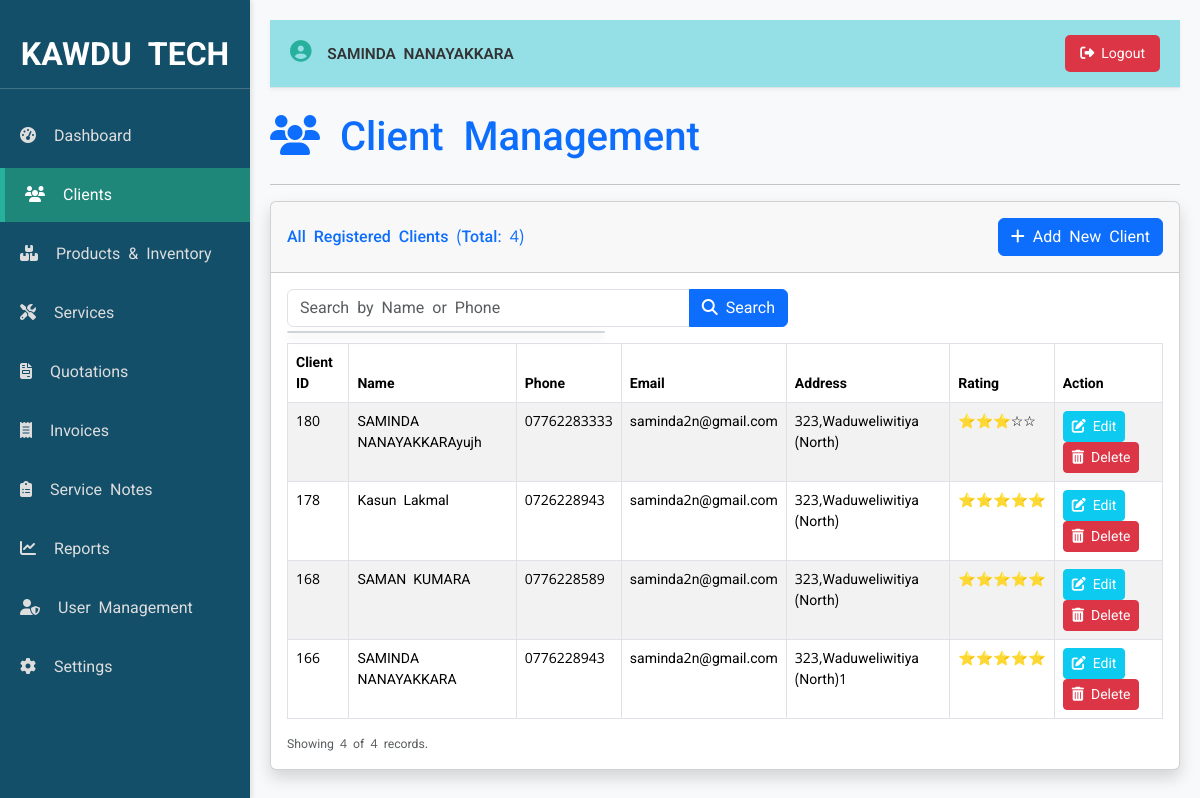
The app's page /clients.php (signed in), older data.
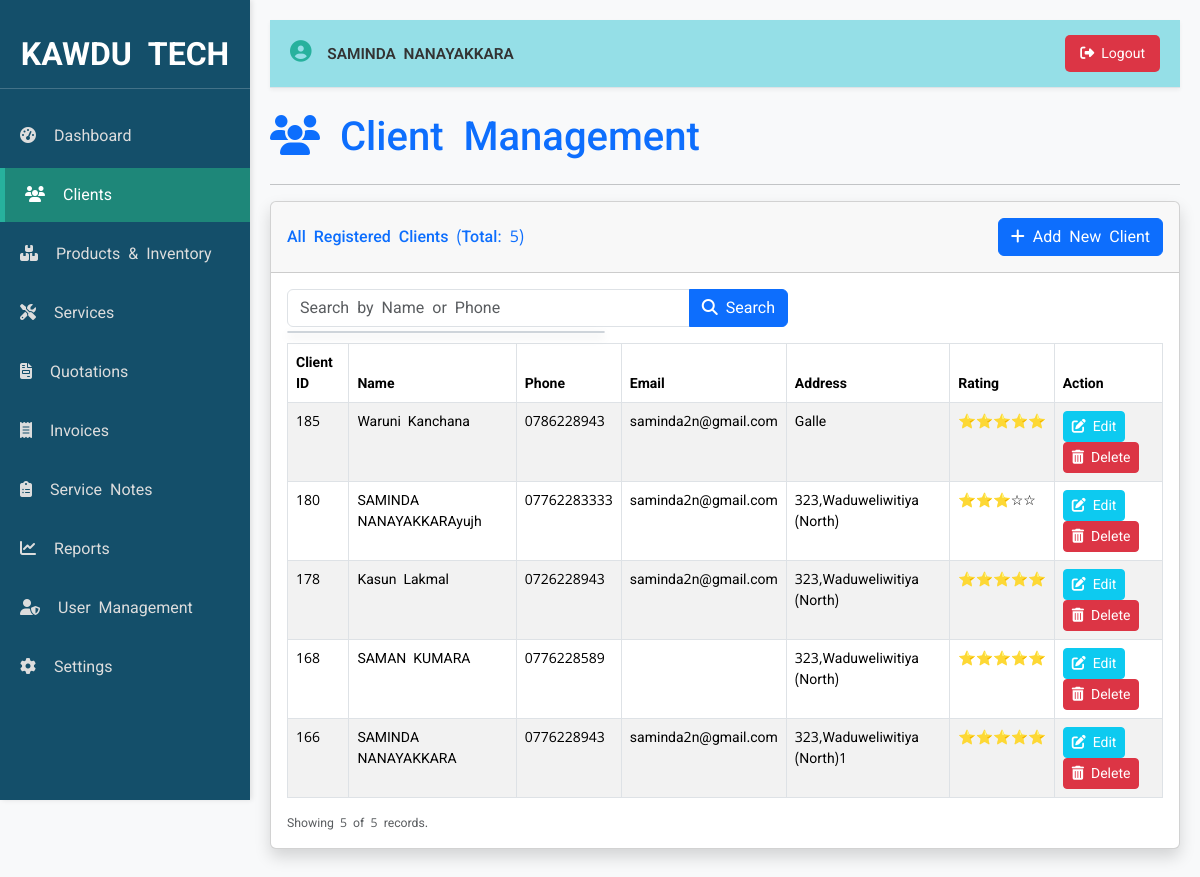
The same page, newer data.
### tables this page shows
CREATE TABLE `clients` (
  `client_id` int(11) NOT NULL,
  `client_name` varchar(255) NOT NULL,
  `address` text DEFAULT NULL,
  `phone` varchar(20) DEFAULT NULL,
  `email` varchar(100) DEFAULT NULL,
  `whatsapp` varchar(15) DEFAULT NULL,
  `rating` int(1) NOT NULL DEFAULT 5
);

### clients.php (the view, shortened to what this page needs)
<?php
$page_title = 'Clients';
require_once 'header.php';
require_once 'db_connect.php';
$conn = new mysqli($servername, $username, $password, $dbname);
$limit = 10;
$page = isset($_GET['page']) ? (int)$_GET['page'] : 1;
$start = ($page - 1) * $limit;
$search_query = isset($_GET['search']) ? $conn->real_escape_string($_GET['search']) : '';
$client_data = [];
$search_condition = '';
$total_result = $conn->query("SELECT COUNT(client_id) AS count FROM clients" . $search_condition);
$total_records = $total_result->fetch_assoc()['count'];
$sql = "SELECT client_id, client_name, phone, email, address, whatsapp, rating FROM clients" . $search_condition . " ORDER BY client_id DESC LIMIT {$start}, {$limit}";
$result = $conn->query($sql);
if ($result->num_rows > 0) {
    while($row = $result->fetch_assoc()) {
        $client_data[] = $row;
    }
}
?>
    <h1 class="mb-4 text-primary"><i class="fas fa-users"></i> Client Management</h1>
    <hr>
    <div class="card shadow mb-4">
        <div class="card-header py-3 d-flex justify-content-between align-items-center">
            <h6 class="m-0 font-weight-bold text-primary">All Registered Clients (Total: <?php echo $total_records; ?>)</h6>
            <button class="btn btn-primary" data-bs-toggle="modal" data-bs-target="#addClientModal" onclick="prepareAddModal()">
                <i class="fas fa-plus"></i> Add New Client
            </button>
        </div>
        <div class="card-body">
            <div class="row mb-3">
                <div class="col-md-7">
                    <form action="clients.php" method="GET" class="input-group">
                        <input type="text"
                               class="form-control"
                               placeholder="Search by Name or Phone"
                               name="search"
                               id="clientSearchInput"
                               value="<?php echo htmlspecialchars($search_query); ?>"
                               autocomplete="off">
                        <button class="btn btn-primary" type="submit"><i class="fas fa-search"></i> Search</button>
                    </form>
                    <div id="clientSuggestions" class="list-group position-absolute mt-1" style="z-index: 1000; width: 35%;">
                    </div>
                </div>
            </div>
            <div class="table-responsive">
                <table class="table table-bordered table-striped table-hover" id="clientsTable" width="100%" cellspacing="0">
                    <thead>
                        <tr>
                            <th>Client ID</th>
                            <th>Name</th>
                            <th>Phone</th>
                            <th>Email</th>
                            <th>Address</th>
                            <th>Rating</th>
                            <th>Action</th>
                        </tr>
                    </thead>
                    <tbody>
                        <?php if (!empty($client_data)): ?>
                            <?php foreach ($client_data as $client):
                                $js_edit_call = "loadClientForEdit({$client['client_id']})";
                                $show_delete_button = (isset($_SESSION['user_type']) && $_SESSION['user_type'] === 'Admin');
                            ?>
                            <tr>
                                <td><?php echo htmlspecialchars($client['client_id']); ?></td>
                                <td><?php echo htmlspecialchars($client['client_name']); ?></td>
                                <td><?php echo htmlspecialchars($client['phone']); ?></td>
                                <td><?php echo htmlspecialchars($client['email']); ?></td>
                                <td><?php echo htmlspecialchars($client['address']); ?></td>
                                <td>
                                    <?php
                                        $rating = $client['rating'] ?? 0;
                                        $stars = '';
                                        for ($i = 1; $i <= 5; $i++) {
                                            $stars .= ($i <= $rating) ? '⭐' : '☆';
                                        }
                                        echo $stars;
                                    ?>
                                </td>
                                <td>
                                    <button class="btn btn-sm btn-info text-white" onclick="<?php echo $js_edit_call; ?>">
                                        <i class="fas fa-edit"></i> Edit
                                    </button>
                                    <?php if ($show_delete_button): ?>
                                    <button class="btn btn-sm btn-danger" onclick="confirmAndDelete(<?php echo $client['client_id']; ?>, '<?php echo htmlspecialchars($client['client_name'], ENT_QUOTES, 'UTF-8'); ?>')">
                                        <i class="fas fa-trash-alt"></i> Delete
                                    </button>
                                    <?php endif; ?>
                                </td>
                            </tr>
                            <?php endforeach; ?>
                        <?php else: ?>
                            <tr>
                                <td colspan="7" class="text-center">No clients found <?php echo !empty($search_query) ? "matching '{$search_query}'" : ""; ?>.</td>
                            </tr>
                        <?php endif; ?>
                    </tbody>
                </table>
            </div>
            <div class="d-flex justify-content-between align-items-center">
                <div class="small text-muted">Showing <?php echo min($limit, count($client_data)); ?> of <?php echo $total_records; ?> records.</div>
            </div>
        </div>
    </div>
<?php
require_once 'footer.php';
?>

### header.php (shortened to what this page needs)
<?php
$userName = $_SESSION['name'] ?? 'Guest';
$userType = $_SESSION['user_type'] ?? 'User';
$page_title = isset($page_title) ? $page_title : 'System';
?>
<!DOCTYPE html>
<html lang="en">
<head>
    <link href="https://cdn.jsdelivr.net/npm/bootstrap@5.3.3/dist/css/bootstrap.min.css" rel="stylesheet">
    <link rel="stylesheet" href="https://cdnjs.cloudflare.com/ajax/libs/font-awesome/6.5.2/css/all.min.css">
    <link rel="stylesheet" href="styles.css">
</head>
<body>
<div class="sidebar">
    <div class="sidebar-header">
        KAWDU TECH
    </div>
    <a href="dashboard.php" class="<?php echo ($page_title == 'Dashboard' ? 'active' : ''); ?>">
        <i class="fas fa-tachometer-alt"></i> Dashboard
    </a>
    <a href="clients.php" class="<?php echo ($page_title == 'Clients' ? 'active' : ''); ?>">
        <i class="fas fa-users"></i> Clients
    </a>
    <a href="products.php" class="<?php echo ($page_title == 'Products & Inventory' ? 'active' : ''); ?>">
        <i class="fas fa-boxes"></i> Products & Inventory
    </a>
    <a href="services.php" class="<?php echo ($page_title == 'Service Management' ? 'active' : ''); ?>">
        <i class="fas fa-tools"></i> Services
    </a>
    <a href="quotations.php" class="<?php echo ($page_title == 'Quotations' ? 'active' : ''); ?>">
        <i class="fas fa-file-invoice"></i> Quotations
    </a>
    <a href="invoices.php" class="<?php echo ($page_title == 'Invoices' ? 'active' : ''); ?>">
        <i class="fas fa-receipt"></i> Invoices
    </a>
    <a href="service_note.php" class="<?php echo ($page_title == 'Service Notes' ? 'active' : ''); ?>">
        <i class="fas fa-clipboard-list"></i> Service Notes
    </a>
    <a href="reports.php" class="<?php echo ($page_title == 'Reports' ? 'active' : ''); ?>">
        <i class="fas fa-chart-line"></i> Reports
    </a>
    <?php if ($userType == 'Admin'): ?>
        <a href="users.php" class="<?php echo ($page_title == 'User Management' ? 'active' : ''); ?>">
            <i class="fas fa-user-shield"></i> User Management
        </a>
        <a href="settings.php" class="<?php echo ($page_title == 'Settings' ? 'active' : ''); ?>">
            <i class="fas fa-cog"></i> Settings
        </a>
    <?php endif; ?>
</div>
<div class="main-content">
    <div class="top-navbar mb-4">
        <span class="user-info">
            <i class="fas fa-user-circle"></i>
            <?php echo htmlspecialchars($userName); ?>
        </span>
        <a href="logout.php" class="btn-logout">
            <i class="fas fa-sign-out-alt"></i> Logout
        </a>
    </div>

### footer.php (shortened to what this page needs)
</body>
</html>

### styles.css (style rules this page uses)
:root { --sidebar-bg: #144f6a; --primary-color: #27b19d; --accent-color: #1e8779; --light-grey-bg: #f0f0f0; --secondary-bg: #f8f9fa; --modal-bg: #f0f0f0; --header-bg: #d4edda; --header-text: #155724; --sidebar-width: 250px; --top-nav-bg: #95dfe7; --icon-area-bg: #9dadc1; }
body { background-color: var(--secondary-bg); font-family: 'Noto Sans Sinhala', 'Roboto', sans-serif; font-size: 14px; margin: 0; padding: 0; }
.sidebar { position: fixed; top: 0; left: 0; width: var(--sidebar-width); height: 100vh; background-color: var(--sidebar-bg); color: white; padding-top: 20px; box-shadow: 2px 0 5px rgba(0, 0, 0, 0.1); z-index: 1000; }
.sidebar-header { text-align: center; padding: 10px 0; margin-bottom: 20px; font-size: 2.0rem; font-weight: bold; border-bottom: 1px solid rgba(255, 255, 255, 0.2); }
.sidebar a { padding: 10px 20px; text-decoration: none; font-size: 17px; color: rgba(255, 255, 255, 0.85); display: block; transition: all 0.3s; margin-bottom: 5px; }
.sidebar a:hover, .sidebar .active { color: var(--sidebar-bg); background-color: rgba(255, 255, 255, 0.1); border-left: 5px solid var(--primary-color); }
.sidebar a i { margin-right: 10px; }
.main-content { margin-left: var(--sidebar-width); padding: 20px; width: calc(100% - var(--sidebar-width)); min-height: 100vh; }
.top-navbar { background-color: var(--top-nav-bg) !important; padding: 15px 20px; border-bottom: 1px solid #dee2e6; box-shadow: 0 2px 4px rgba(0,0,0,.05); display: flex; justify-content: space-between; align-items: center; }
.top-navbar .user-info { font-size: 1.1em; color: #333; font-weight: 600; }
.top-navbar .user-info i { font-size: 1.4em; margin-right: 8px; color: var(--primary-color); }
.top-navbar .btn-logout { background-color: #dc3545; color: white; border: none; padding: 8px 15px; border-radius: 5px; text-decoration: none; transition: background-color 0.3s; }

### header.php (style rules this page uses)
.top-navbar .user-info { font-size: 1.1em; color: #333; font-weight: 600; }
.top-navbar .user-info i { font-size: 1.4em; margin-right: 8px; color: var(--primary-color); }
.sidebar a.active { background-color: var(--accent-color); color: white; }
.sidebar a { padding: 15px 10px 15px 20px; text-decoration: none; font-size: 16px; color: #ddd; display: block; transition: background-color 0.3s; }

### clients.php (style rules this page uses)
#clientSuggestions { border: 1px solid #ced4da !important; border-radius: 0.25rem !important; box-shadow: 0 4px 10px rgba(0, 0, 0, 0.15) !important; background-color: #ffffff !important; max-height: 250px; overflow-y: auto; }

Row changes from the older to the newer data that the page shows:
added clients: client_id "185", client_name "Waruni Kanchana", phone "0786228943", email "saminda2n@gmail.com", address "Galle", stars "⭐⭐⭐⭐⭐"
changed clients "SAMAN KUMARA": email "saminda2n@gmail.com" → (not shown)
Text that changed along with them:
$total_records: "4" → "5"
min($limit, count($client_data)): "4" → "5"
